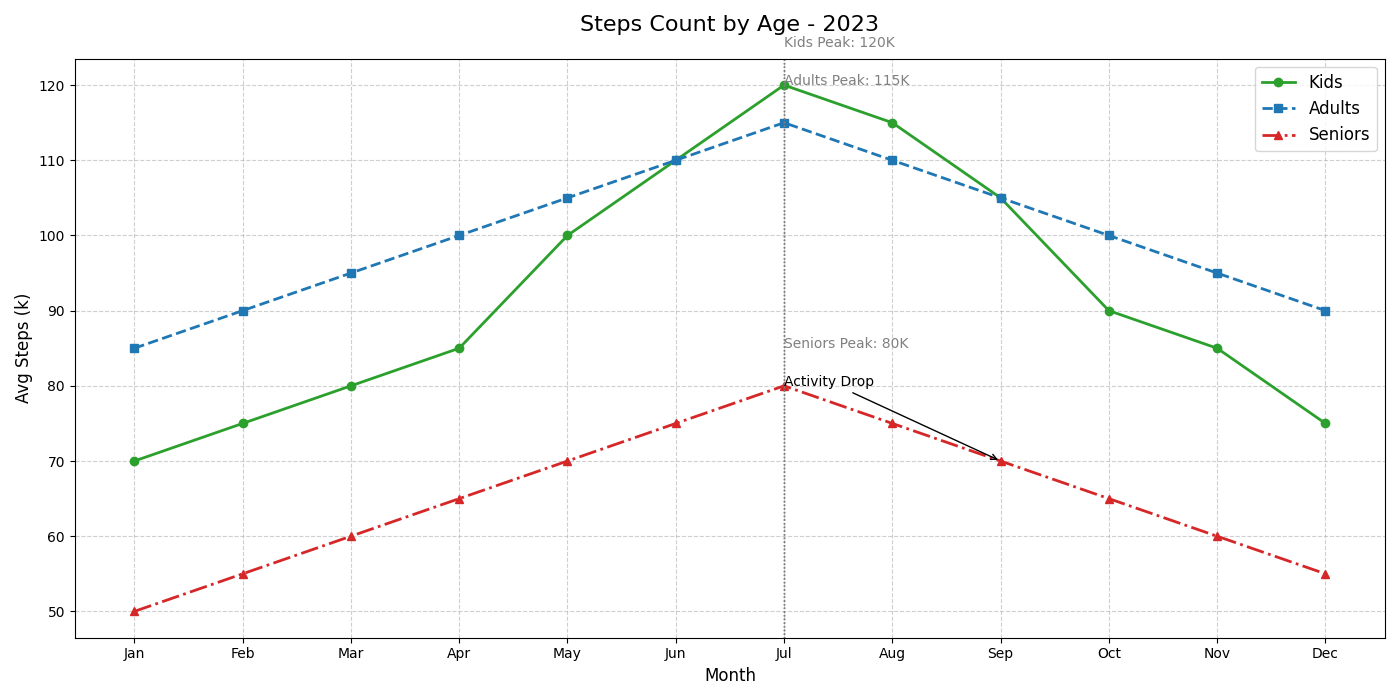

Python code for this plot:
import matplotlib.pyplot as plt
import numpy as np

months = np.array(["Jan", "Feb", "Mar", "Apr", "May", "Jun", "Jul", "Aug", "Sep", "Oct", "Nov", "Dec"])

children_steps = np.array([70, 75, 80, 85, 100, 110, 120, 115, 105, 90, 85, 75])
adults_steps = np.array([85, 90, 95, 100, 105, 110, 115, 110, 105, 100, 95, 90])
seniors_steps = np.array([50, 55, 60, 65, 70, 75, 80, 75, 70, 65, 60, 55])

plt.figure(figsize=(14, 7))

plt.plot(months, children_steps, label="Kids", color='tab:green', linestyle='-', marker='o', linewidth=2)
plt.plot(months, adults_steps, label="Adults", color='tab:blue', linestyle='--', marker='s', linewidth=2)
plt.plot(months, seniors_steps, label="Seniors", color='tab:red', linestyle='-.', marker='^', linewidth=2)

max_steps = {"Kids": 120, "Adults": 115, "Seniors": 80}
max_months = {"Kids": "Jul", "Adults": "Jul", "Seniors": "Jul"}
for group, steps in max_steps.items():
    plt.axvline(x=max_months[group], color='grey', linestyle=':', linewidth=1)
    plt.text(max_months[group], steps + 5, f'{group} Peak: {steps}K', fontsize=10, color='grey')

plt.title("Steps Count by Age - 2023", fontsize=16, pad=20)
plt.xlabel("Month", fontsize=12)
plt.ylabel("Avg Steps (k)", fontsize=12)

plt.legend(loc='upper right', fontsize=12)
plt.grid(True, linestyle='--', alpha=0.6)

plt.annotate('Activity Drop', xy=("Sep", 70), xytext=("Jul", 80),
             arrowprops=dict(facecolor='black', arrowstyle='->'), fontsize=10)

plt.tight_layout()

plt.show()
